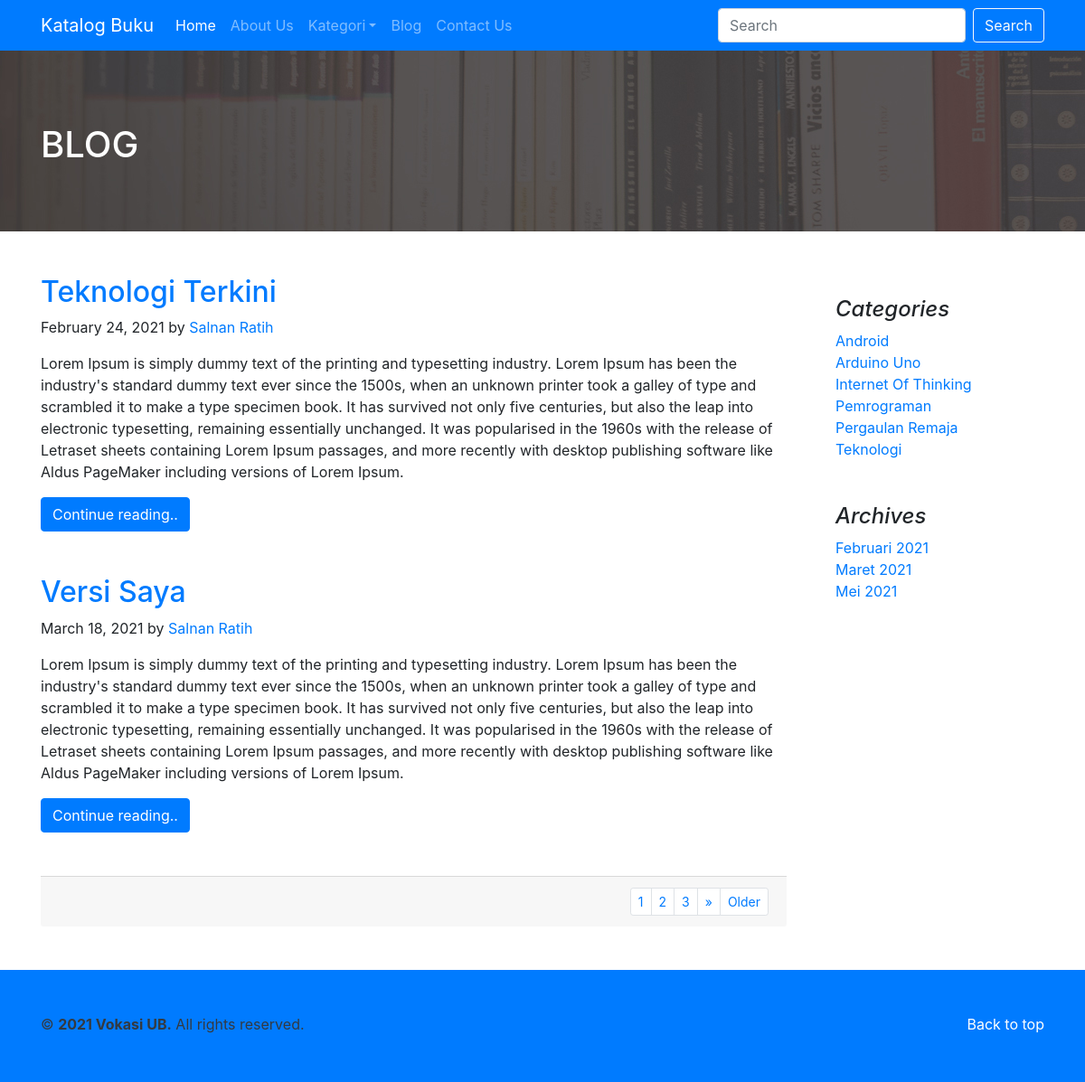
The app's page /index.php?include=blog with its own data.
### tables this page shows
CREATE TABLE `blog` (
  `id_blog` int(11) NOT NULL,
  `id_kategori_blog` int(11) DEFAULT NULL,
  `id_user` int(11) DEFAULT NULL,
  `tanggal` date NOT NULL DEFAULT '1999-01-01',
  `judul` varchar(255) DEFAULT NULL,
  `isi` text DEFAULT NULL
);

CREATE TABLE `user` (
  `id_user` int(11) NOT NULL,
  `nama` varchar(100) DEFAULT NULL,
  `email` varchar(50) DEFAULT NULL,
  `username` varchar(30) DEFAULT NULL,
  `password` varchar(150) DEFAULT NULL,
  `level` varchar(30) DEFAULT NULL,
  `foto` varchar(100) DEFAULT NULL
);

CREATE TABLE `kategori_blog` (
  `id_kategori_blog` int(11) NOT NULL,
  `kategori_blog` varchar(50) DEFAULT NULL
);

### includes/fungsi.php (called while the page is built, shortened)
<?php
    function BulanIndo($date){
        $ex = explode("-",$date);
        $bulan = $ex[0];
        $tahun = $ex[1];
        $BulanIndo = array("Januari", "Februari", "Maret", "April", "Mei", "Juni", "Juli", "Agustus", "September", "Oktober", "November", "Desember");
        $result = $BulanIndo[(int)$bulan-1].' '.$tahun;
        return($result);
    }
?>

### include/blog.php (the view, shortened to what this page needs)
<?php
  include('includes/fungsi.php');
  $batas = 2;
  if(!isset($_GET['halaman'])){
    $posisi = 0;
    $halaman = 1;
  }else{
    $halaman = $_GET['halaman'];
    $posisi = ($halaman-1) * $batas;
  }
?>
<body>
  <section id="blog-header">
    <div class="container">
      <h1 class="text-white">BLOG</h1>
    </div>
  </section><br><br>
  <section id="blog-list">
    <main role="main" class="container">
      <div class="row">
        <div class="col-md-9 blog-main">
          <?php
            $sql_bl = " SELECT `b`.`id_blog`,`b`.`judul`,
                        DATE_FORMAT(`b`.`tanggal`, '%M %d, %Y'),`u`.`nama`, `b`.`isi`, `u`.`id_user`
                        FROM `blog` `b`
                        INNER JOIN `user` `u` ON `b`.`id_user`=`u`.`id_user`";
            $sql_bl .= "ORDER BY `b`.`tanggal` LIMIT $posisi, $batas";
            $query_bl = mysqli_query($koneksi,$sql_bl);
            while ($data_bl = mysqli_fetch_row($query_bl)) {
              $id_blog = $data_bl[0];
              $judul_blog = $data_bl[1];
              $tanggal_blog = $data_bl[2];
              $nama_blog = $data_bl[3];
              $isi_blog = $data_bl[4];
              $id_user = $data_bl[5];
          ?>
          <div class="blog-post">
            <h2 class="blog-post-title">
              <a href="index.php?include=detail-blog&data=<?php echo $id_blog; ?>"><?php echo $judul_blog; ?></a>
            </h2>
            <p class="blog-post-meta"><?php echo $tanggal_blog; ?>
              by <a href="index.php?include=detail-penulis&penulis=<?php echo $id_user; ?>"><?php echo $nama_blog; ?></a>
            </p>
            <p>
              <?php echo $isi_blog; ?>
            </p>
            <a href="index.php?include=detail-blog&data=<?php echo $id_blog; ?>" class="btn btn-primary">Continue reading..</a>
          </div><br><br>
          <?php } ?>
          <?php
            $sql_jum = "  SELECT `b`.`id_blog`,`b`.`judul`,
                          DATE_FORMAT(`b`.`tanggal`, '%M %d, %Y'),`u`.`nama`, `b`.`isi`, `u`.`id_user`
                          FROM `blog` `b`
                          INNER JOIN `user` `u` ON `b`.`id_user`=`u`.`id_user` ";
              $sql_jum .= " order by `b`.tanggal";
              $query_jum = mysqli_query($koneksi,$sql_jum);
              $jum_data = mysqli_num_rows($query_jum);
              $jum_halaman = ceil($jum_data/$batas);
          ?>
          <div class="card-footer clearfix">
            <ul class="pagination pagination-sm m-0 float-right">
              <?php
                if($jum_halaman==0){
                }else if($jum_halaman==1){
                  echo "<li class='page-item'><a class='page-link'>1</a></li>";
                }else{
                  $setelah = $halaman+1;
                    for($i=1; $i<=$jum_halaman; $i++){
                      if ($i > $halaman - 5 and $i < $halaman + 5 ) {
                        if($i!=$halaman){
                          echo "<li class='page-item'><a class='page-link' href='index.php?include=blog&halaman=$i'>$i</a></li>";
                        }else{
                          echo "<li class='page-item'><a class='page-link'>$i</a></li>";
                        }
                      }
                    }
                    if($halaman!=$jum_halaman){
                      echo "<li class='page-item'><a class='page-link' href='index.php?include=blog&halaman=$setelah'>»</a></li>";
                      echo "<li class='page-item'><a class='page-link' href='index.php?include=blog&halaman=$jum_halaman'>Older</a></li>";
                    }
                }?>
            </ul>
          </div>
        </div>
        <aside class="col-md-3 blog-sidebar">
          <div class="p-4">
            <h4 class="font-italic">Categories</h4>
            <ol class="list-unstyled mb-0">
              <?php
                $sql_k = "SELECT `id_kategori_blog`,`kategori_blog`
                          FROM `kategori_blog`
                          ORDER BY `kategori_blog`";
                $query_k = mysqli_query($koneksi,$sql_k);
                while($data_k = mysqli_fetch_row($query_k)){
                  $id_kat = $data_k[0];
                  $nama_kat = $data_k[1];
              ?>
              <li><a href="index.php?include=daftar-blog-kategori&data=<?php echo $id_kat;?>">
              <?php echo $nama_kat;?></a></li>
              <?php } ?>
            </ol>
          </div>
          <div class="p-4">
            <h4 class="font-italic">Archives</h4>
            <ol class="list-unstyled mb-0">
              <?php
                $date= "  SELECT `id_blog`,
                          DATE_FORMAT(`tanggal`, '%m-%Y')
                          AS `tgl`
                          FROM `blog`
                          GROUP BY `tgl`";
                $query_a = mysqli_query($koneksi,$date);
                while($data_a = mysqli_fetch_row($query_a)){
                  $tanggal = $data_a[1];
              ?>
              <li><a href="index.php?include=daftar-blog-arsip&data=<?php echo $tanggal; ?>">
              <?php echo BulanIndo($tanggal);?></a></li>
              <?php }?>
            </ol>
          </div>
        </aside>
      </div>
    </main>
  </section><br><br>
</body>

### records on screen
blog: judul "Teknologi Terkini", tanggal_blog "February 24, 2021", id_user.nama "Salnan Ratih", isi "Lorem Ipsum is simply dummy text of the printing and typesetting industry. Lorem Ipsum has been the industry's standard dummy text ever since the 1500s, when an unknown printer took a galley of type and scrambled it to make a type specimen book. It has survived not only five centuries, but also the leap into electronic typesetting, remaining essentially unchanged. It was popularised in the 1960s with the release of Letraset sheets containing Lorem Ipsum passages, and more recently with desktop publishing software like Aldus PageMaker including versions of Lorem Ipsum.", tanggal "Februari 2021"
blog: judul "Versi Saya", tanggal_blog "March 18, 2021", id_user.nama "Salnan Ratih", isi "Lorem Ipsum is simply dummy text of the printing and typesetting industry. Lorem Ipsum has been the industry's standard dummy text ever since the 1500s, when an unknown printer took a galley of type and scrambled it to make a type specimen book. It has survived not only five centuries, but also the leap into electronic typesetting, remaining essentially unchanged. It was popularised in the 1960s with the release of Letraset sheets containing Lorem Ipsum passages, and more recently with desktop publishing software like Aldus PageMaker including versions of Lorem Ipsum.", tanggal "Maret 2021"
kategori_blog: kategori_blog "Android"
kategori_blog: kategori_blog "Arduino Uno"
kategori_blog: kategori_blog "Internet Of Thinking"
kategori_blog: kategori_blog "Pemrograman"
kategori_blog: kategori_blog "Pergaulan Remaja"
kategori_blog: kategori_blog "Teknologi"
blog: tanggal "Mei 2021"
